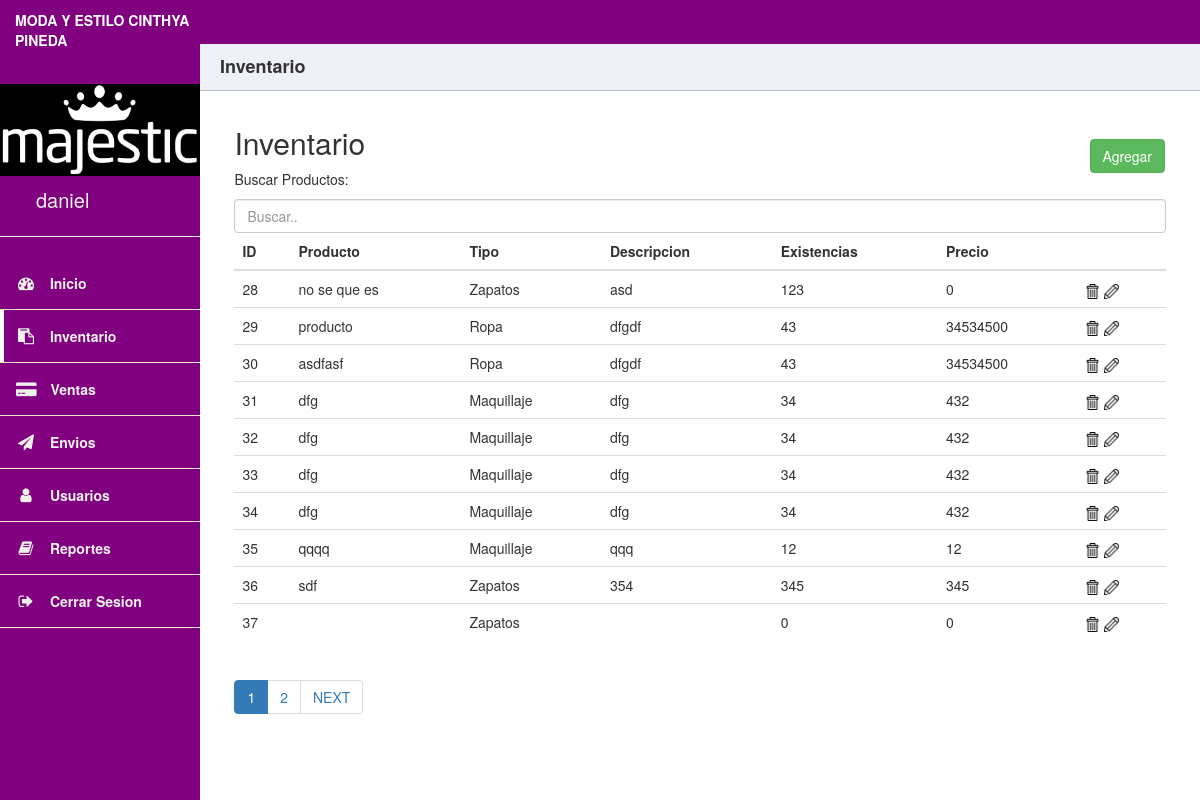
/project/Admin/inventario.php (signed in), run on the app's committed database.
### tables this page shows
CREATE TABLE `productos` (
  `idProductos` int(11) NOT NULL AUTO_INCREMENT,
  `Nombre` varchar(45) DEFAULT NULL,
  `Tipo` varchar(45) DEFAULT NULL,
  `Precio` float DEFAULT NULL,
  `Cantidad` int(11) DEFAULT NULL,
  `Marca` varchar(45) DEFAULT NULL,
  `Descripcion` varchar(100) DEFAULT NULL,
  PRIMARY KEY (`idProductos`)
);

### project/Admin/inventario.php (the view, shortened to what this page needs)
<?php
	include_once 'connection/conection.php';
?>
<!DOCTYPE html>
<html lang="en">
<head>
        <link rel="stylesheet" href="https://maxcdn.bootstrapcdn.com/bootstrap/3.3.7/css/bootstrap.min.css">
		<link rel="stylesheet" href="https://maxcdn.bootstrapcdn.com/font-awesome/4.5.0/css/font-awesome.min.css">
		<link rel="stylesheet" href="http://code.ionicframework.com/ionicons/2.0.1/css/ionicons.min.css">
		<link rel="stylesheet" href="../css/main.css">
		<link rel="stylesheet" href="../css/bootstrap.min.css">
		<link rel="stylesheet" href="../css/bootstrap-dialog.min.css">
</head>
<body>
<?php
	$sql = "SELECT * FROM productos";
	$result = mysqli_query($conn, $sql);
	$resultCheck =  mysqli_num_rows($result);
	$LIM_PAG=10;
	$pagina =$_GET["pagina"];
	if(!$pagina){
		$inicio = 0 ;
		$pagina = 1 ;
	}
	else{
		$inicio = ($pagina - 1)* $LIM_PAG;
	}
	$total_paginas = ceil($resultCheck / $LIM_PAG);
?>
			<div class="header">
		</div>
		<div class="side-nav">
			<div class="logo">
				<span>Moda y Estilo Cinthya Pineda</span>
			</div>
			<div class="user-Sidenav"><br><br>
				<center><img alt="User" src="img/majestic.png" ></center>
				<br>
				<br>
				<span id="user-name"><?php echo $_SESSION['username'] ?></span>
				<hr>
			</div>
			<nav>
				<ul>
					<li class="">
						<a href="index.php">
							<span><i class="fa fa-dashboard"></i></span>
							<span>Inicio</span>
						</a>
					</li>
					<li class="active">
						<a href="inventario.php?pagina=1">
							<span><i class="fa fa-clipboard"></i></span>
							<span>Inventario</span>
						</a>
					</li>
					<li>
						<a href="ventas.php?pagina=1">
							<span><i class="fa fa-credit-card-alt"></i></span>
							<span>Ventas</span>
						</a>
					</li>
					<li >
						<a href="envios.php">
							<span><i class="fa fa-send"></i></span>
							<span>Envios</span>
						</a>
					</li>
					<li>
						<a href="usuarios.php">
							<span><i class="fa fa-user"></i></span>
							<span>Usuarios</span>
						</a>
					</li>
					<li>
						<a href="reportes.php">
							<span><i class="fa fa-book"></i></span>
							<span>Reportes</span>
						</a>
					</li>
					<li>
						<a href="../logout.php">
							<span><i class="fa fa-sign-out"></i></span>
							<span>Cerrar Sesion</span>
						</a>
					</li>
				</ul>
			</nav>
		</div>
	<div class="main-content">
			<div class="title">
				Inventario
			</div>
			<div class="main">
					<br><br>
				<div class="widget">
					<div class="chart">
					<h2>Inventario</h2>
					  <p>Buscar Productos:</p>
					  <input class="form-control" id="myInput" type="text" placeholder="Buscar..">
					<div class="table-responsive">
					  <table class="table table-hover">
						<thead>
							<tr>
								<th>ID</th>
								<th>Producto</th>
								<th>Tipo</th><th>Descripcion</th><th>Existencias</th>
								<th>Precio</th>
								<th>   </th>
							</tr>
						</thead>
						<tbody id="myTable">
						<?php
	$sql = "SELECT * FROM productos LIMIT ".$inicio."," . $LIM_PAG;
	$result = mysqli_query($conn, $sql);
	while($row = mysqli_fetch_assoc($result)){
			if ($row['Tipo']==1){
				$tipoprodu = "Maquillaje";
			}
			else if($row['Tipo']==2){
				$tipoprodu = "Ropa";
			}
			else if($row['Tipo']==3){
				$tipoprodu = "Zapatos";
			}
			echo "<tr><td>" . $row['idProductos'] ."</td><td>" . $row['Nombre'] ."</td> <td>" .$tipoprodu ."</td><td>" . $row['Descripcion'] ."</td> <td>" .$row['Cantidad']."</td><td>" .$row['Precio']. "</td><td><a href='eliminar-inventario.php?registro=" .$row['idProductos'] ."'><img src='img/delete.png' class='icon-in'></a>   <a href='modificar-inventario.php?registro=" .$row['idProductos'] ."'><img src='img/edit.png' class='icon-in'></a></td></tr>";
		}
							?>
						</tbody>
					  </table>
					  <ul class="pagination">
					  <?php
						  if($total_paginas > 1){
						  for ($i=1;$i<=$total_paginas;$i++) {
							 if ($pagina == $i)
								echo '<li class="page-item active"><a  class="page-link">'.$pagina .'</a> </li> ';
							 else
								echo '<li class="page-item"><a  class="page-link" href=" inventario.php?pagina='.$i.'">'.$i.'</a> </li> ';
						  }
						  if ($pagina != $total_paginas)
							 echo '<li class="page-item"><a  class="page-link" href="inventario.php?pagina='.($pagina+1).'">NEXT</a> </li>';
						}
						  ?>
					  </ul>
					  <div style="text-align: right;">
					  	<a href="agregar-inventario.php" type="button" class="add btn btn-success" >Agregar</a><br><br>
					</div>
					</div>
				</div>
				</div>
			</div>
		</div>
</body>
</html>

### project/css/main.css (style rules this page uses)
.add { position: absolute; top: 5%; right: 20px; }
* { box-sizing: border-box; }
body { margin: 0; paddin: 0; font-family: 'Source Sans Pro', sans-serif; background-color: #d5dae5; -webkit-font-smoothing: antialiased; -moz-osx-font-smoothing: grayscale; }
.main-content { overflow: hidden !important; }
.header { position: absolute; width: 100%; z-index: 3; height: 44px; background-color: #fff; border-bottom: 3px solid #800080; }
.logo { height: 44px; padding: 10px; font-weight: 700; }
.side-nav .logo { background-color: #800080; color: #fff; }
.logo span { margin-left: 5px; text-transform: uppercase; }
.nav-trigger span, .nav-trigger span:before, span:after { width: 20px; height: 2px; background-color: #35475e; position: absolute; }
.side-nav { position: absolute; width: 100%; height: 100vh; background-color: #800080; z-index: 1; display: none; }
.side-nav ul { margin: 0; padding: 0; }
.side-nav ul li { padding: 16px 16px; border-bottom: 1px solid #f9e4cc; position: relative; }
.side-nav ul li.active:before { content: ''; position: absolute; width: 4px; height: 100%; top: 0; left: 0; background-color: #fff; }
.side-nav ul li a { coldor: #fff; display: block; text-decoration: none; }
.side-nav ul li i { color: #eff2eb; min-width: 20px; text-align: center; }
.side-nav ul li span:nth-child(2) { margin-left: 10px; font-size: 14px; font-weight: 600; }
.main-content { padding: 40px; margin-top: 0; padding: 0; padding-top: 44px; height: 100%; overflow: scroll; }
.main-content .title { background-color: #eef1f7; border-bottom: 1px solid #b8bec9; padding: 10px 20px; font-weight: 700; color: #333; font-size: 18px; }
@media screen and (min-width: 600px) { .header { background-color: #800080; z-index: 1; } }
@media screen and (min-width: 600px) { .nav-trigger span, .nav-trigger span:before, span:after { background-color: #fff; } }
@media screen and (min-width: 600px) { .side-nav { display: block; width: 70px; z-index: 2; } }
@media screen and (min-width: 600px) { .side-nav ul li span:nth-child(2) { display: none; } }
@media screen and (min-width: 600px) { .side-nav .logo span { display: none; } }
@media screen and (min-width: 600px) { .side-nav ul li i { font-size: 26px; } }
@media screen and (min-width: 600px) { .side-nav ul li a { text-align: center; } }
@media screen and (min-width: 600px) { .main-content { margin-left: 70px; } }
@media screen and (min-width: 800px) { .side-nav { width: 200px; } }
@media screen and (min-width: 800px) { .side-nav ul li span:nth-child(2) { display: inline-block; } }
@media screen and (min-width: 800px) { .side-nav ul li i { font-size: 16px; } }
@media screen and (min-width: 800px) { .side-nav ul li a { text-align: left; } }
@media screen and (min-width: 800px) { .side-nav .logo span { display: inline-block; } }
@media screen and (min-width: 800px) { .main-content { margin-left: 200px; } }
.main { display: flex; flex-flow: row wrap; }
.widget { flex-basis: 300px; flex-grow: 10; height: 90%; margin: 15px; border-radius: 6px; background-color: #ffffff; position: relative; }
.user-Sidenav img { width: 100%; }
.side-nav nav ul li a { color: #eff2eb; }
#user-name { color: #eff2eb; font-size: 20px; margin-top: -30px; margin-left: 18%; position: absolute; }
.chart { margin-left: 2%; margin-right: 2%; }
.icon-in { width: 15px; }

### data on the page
productos: idProductos "28", Nombre "no se que es", Tipo "Zapatos", Descripcion "asd", Cantidad "123", Precio "0"
productos: idProductos "29", Nombre "producto", Tipo "Ropa", Descripcion "dfgdf", Cantidad "43", Precio "34534500"
productos: idProductos "30", Nombre "asdfasf", Tipo "Ropa", Descripcion "dfgdf", Cantidad "43", Precio "34534500"
productos: idProductos "31", Nombre "dfg", Tipo "Maquillaje", Descripcion "dfg", Cantidad "34", Precio "432"
productos: idProductos "32", Nombre "dfg", Tipo "Maquillaje", Descripcion "dfg", Cantidad "34", Precio "432"
productos: idProductos "33", Nombre "dfg", Tipo "Maquillaje", Descripcion "dfg", Cantidad "34", Precio "432"
productos: idProductos "34", Nombre "dfg", Tipo "Maquillaje", Descripcion "dfg", Cantidad "34", Precio "432"
productos: idProductos "35", Nombre "qqqq", Tipo "Maquillaje", Descripcion "qqq", Cantidad "12", Precio "12"
productos: idProductos "36", Nombre "sdf", Tipo "Zapatos", Descripcion "354", Cantidad "345", Precio "345"
productos: idProductos "37", Cantidad "0", Precio "0"

### other printed values
$_SESSION['username'] "daniel"
